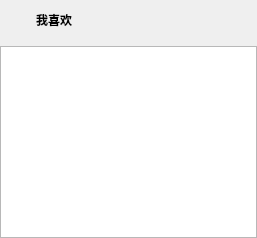
         <widget class="QWidget" name="favoriteListPage">
          <layout class="QVBoxLayout" name="favoriteListPageVLayout">
           <property name="leftMargin">
            <number>0</number>
           </property>
           <property name="topMargin">
            <number>0</number>
           </property>
           <property name="rightMargin">
            <number>0</number>
           </property>
           <property name="bottomMargin">
            <number>0</number>
           </property>
           <item>
            <layout class="QHBoxLayout" name="pageOperationHLayout3">
             <item>
              <widget class="QLabel" name="favoriteListPicLabel">
               <property name="minimumSize">
                <size>
                 <width>30</width>
                 <height>30</height>
                </size>
               </property>
               <property name="maximumSize">
                <size>
                 <width>30</width>
                 <height>30</height>
                </size>
               </property>
               <property name="text">
                <string/>
               </property>
               <property name="pixmap">
                <pixmap resource="images.qrc">:/images/favorite.png</pixmap>
               </property>
               <property name="scaledContents">
                <bool>true</bool>
               </property>
              </widget>
             </item>
             <item>
              <widget class="QLabel" name="favoriteListTextLabel">
               <property name="sizePolicy">
                <sizepolicy hsizetype="Preferred" vsizetype="Fixed">
                 <horstretch>0</horstretch>
                 <verstretch>0</verstretch>
                </sizepolicy>
               </property>
               <property name="font">
                <font>
                 <family>微软雅黑</family>
                 <pointsize>9</pointsize>
                 <weight>75</weight>
                 <bold>true</bold>
                </font>
               </property>
               <property name="text">
                <string>我喜欢</string>
               </property>
              </widget>
             </item>
             <item>
              <widget class="QToolButton" name="favoriteListMusicianToolBtn">
               <property name="minimumSize">
                <size>
                 <width>40</width>
                 <height>40</height>
                </size>
               </property>
               <property name="maximumSize">
                <size>
                 <width>40</width>
                 <height>40</height>
                </size>
               </property>
               <property name="cursor">
                <cursorShape>PointingHandCursor</cursorShape>
               </property>
               <property name="toolTip">
                <string>按歌手名排序</string>
               </property>
               <property name="text">
                <string/>
               </property>
               <property name="icon">
                <iconset resource="images.qrc">
                 <normaloff>:/images/musician.png</normaloff>:/images/musician.png</iconset>
               </property>
               <property name="iconSize">
                <size>
                 <width>35</width>
                 <height>35</height>
                </size>
               </property>
               <property name="autoRaise">
                <bool>true</bool>
               </property>
              </widget>
             </item>
             <item>
              <widget class="QToolButton" name="favoriteListSongsToolBtn">
               <property name="minimumSize">
                <size>
                 <width>40</width>
                 <height>40</height>
                </size>
               </property>
               <property name="maximumSize">
                <size>
                 <width>40</width>
                 <height>40</height>
                </size>
               </property>
               <property name="cursor">
                <cursorShape>PointingHandCursor</cursorShape>
               </property>
               <property name="toolTip">
                <string>按歌曲名排序</string>
               </property>
               <property name="text">
                <string/>
               </property>
               <property name="icon">
                <iconset resource="images.qrc">
                 <normaloff>:/images/songs.png</normaloff>:/images/songs.png</iconset>
               </property>
               <property name="iconSize">
                <size>
                 <width>25</width>
                 <height>25</height>
                </size>
               </property>
               <property name="autoRaise">
                <bool>true</bool>
               </property>
              </widget>
             </item>
             <item>
              <widget class="QToolButton" name="favoriteListDurationToolBtn">
               <property name="minimumSize">
                <size>
                 <width>40</width>
                 <height>40</height>
                </size>
               </property>
               <property name="maximumSize">
                <size>
                 <width>40</width>
                 <height>40</height>
                </size>
               </property>
               <property name="cursor">
                <cursorShape>PointingHandCursor</cursorShape>
               </property>
               <property name="toolTip">
                <string>按时长排序</string>
               </property>
               <property name="text">
                <string/>
               </property>
               <property name="icon">
                <iconset resource="images.qrc">
                 <normaloff>:/images/clock.png</normaloff>:/images/clock.png</iconset>
               </property>
               <property name="iconSize">
                <size>
                 <width>30</width>
                 <height>30</height>
                </size>
               </property>
               <property name="autoRaise">
                <bool>true</bool>
               </property>
              </widget>
             </item>
             <item>
              <widget class="QToolButton" name="favoriteListClearToolBtn">
               <property name="minimumSize">
                <size>
                 <width>40</width>
                 <height>40</height>
                </size>
               </property>
               <property name="maximumSize">
                <size>
                 <width>40</width>
                 <height>40</height>
                </size>
               </property>
               <property name="cursor">
                <cursorShape>PointingHandCursor</cursorShape>
               </property>
               <property name="toolTip">
                <string>清空列表</string>
               </property>
               <property name="text">
                <string/>
               </property>
               <property name="icon">
                <iconset resource="images.qrc">
                 <normaloff>:/images/clear.png</normaloff>:/images/clear.png</iconset>
               </property>
               <property name="iconSize">
                <size>
                 <width>25</width>
                 <height>25</height>
                </size>
               </property>
               <property name="autoRaise">
                <bool>true</bool>
               </property>
              </widget>
             </item>
            </layout>
           </item>
           <item>
            <widget class="MusicTableWidget" name="favoriteListWidget">
             <property name="focusPolicy">
              <enum>Qt::NoFocus</enum>
             </property>
             <property name="horizontalScrollBarPolicy">
              <enum>Qt::ScrollBarAlwaysOff</enum>
             </property>
             <property name="editTriggers">
              <set>QAbstractItemView::NoEditTriggers</set>
             </property>
             <property name="alternatingRowColors">
              <bool>true</bool>
             </property>
             <property name="selectionBehavior">
              <enum>QAbstractItemView::SelectRows</enum>
             </property>
             <property name="verticalScrollMode">
              <enum>QAbstractItemView::ScrollPerPixel</enum>
             </property>
             <property name="showGrid">
              <bool>false</bool>
             </property>
             <property name="gridStyle">
              <enum>Qt::NoPen</enum>
             </property>
             <property name="wordWrap">
              <bool>false</bool>
             </property>
             <property name="cornerButtonEnabled">
              <bool>false</bool>
             </property>
             <attribute name="verticalHeaderVisible">
              <bool>false</bool>
             </attribute>
            </widget>
           </item>
          </layout>
         </widget>
